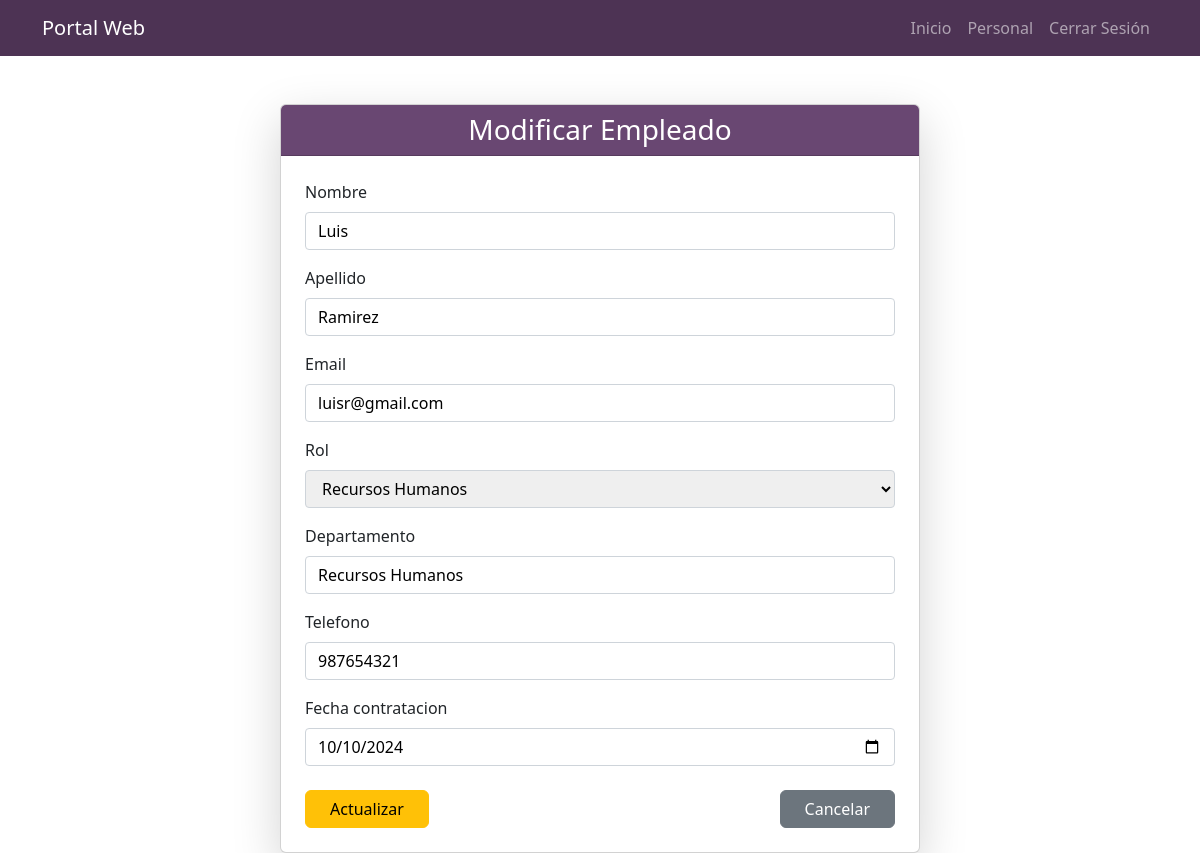
The app's page /modificar_empleado/1/ (signed in), older data.
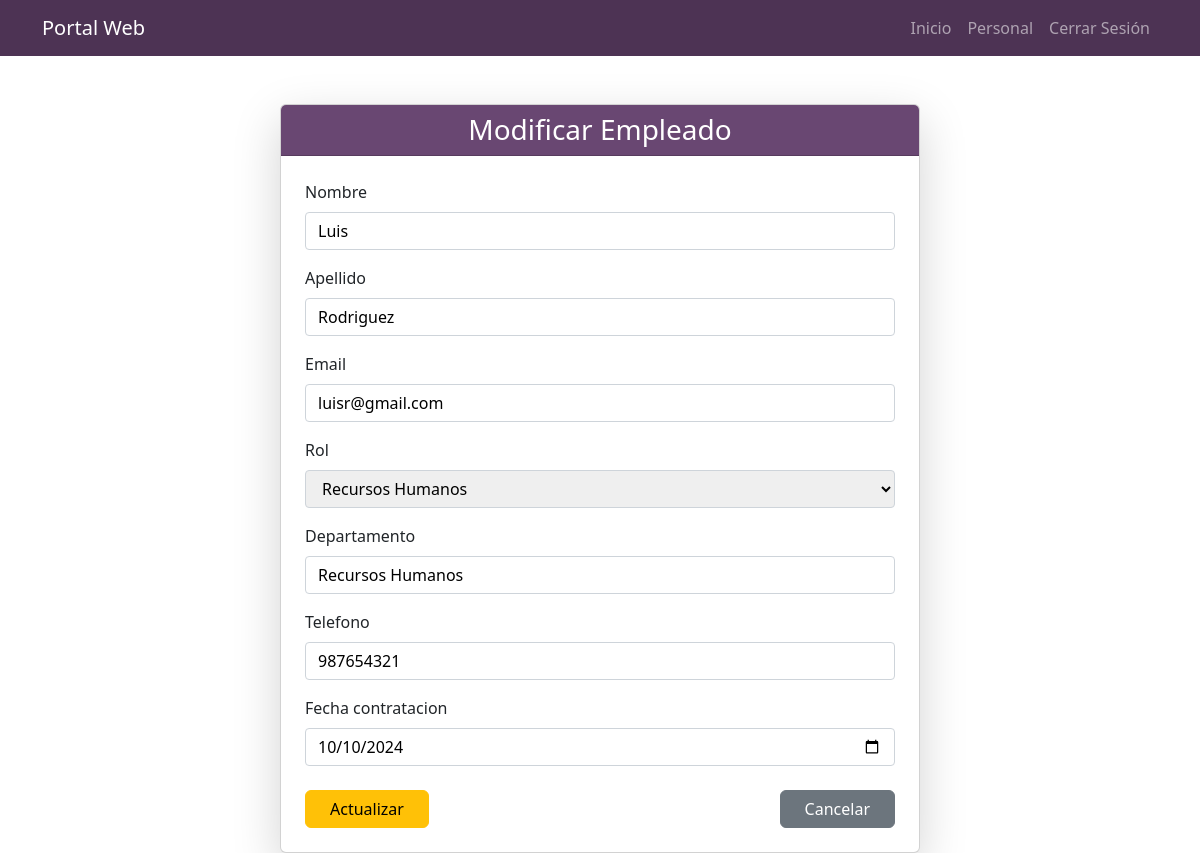
The same page, newer data.
### app/models.py (models this page shows, shortened)
class Empleado(models.Model):
    ROLES = (
        ('Gerente', 'Gerente'),
        ('Desarrollador', 'Desarrollador'),
        ('Recursos Humanos', 'Recursos Humanos'),
        ('Vendedor', 'Vendedor'),
    )
    nombre = models.CharField(max_length=50)
    apellido = models.CharField(max_length=50)
    email = models.EmailField(unique=True)
    rol = models.CharField(max_length=50, choices=ROLES)
    departamento = models.CharField(max_length=50)
    fecha_contratacion = models.DateField()
    telefono = models.CharField(max_length=15)
    usuario = models.ForeignKey(User, on_delete=models.CASCADE)

### app/views.py (the view)
# urls.py: path('modificar_empleado/<int:empleado_id>/', views.modificar_empleado, name='modificar_empleado'),
@login_required
def modificar_empleado(request, empleado_id):
    empleado = get_object_or_404(Empleado, id=empleado_id, usuario=request.user)
    if request.method == 'POST':
        form = EmpleadoForm(request.POST, instance=empleado)
        if form.is_valid():
            form.save()
            return redirect('personal')
    else:
        form = EmpleadoForm(instance=empleado)
    return render(request, 'personal/modificar_empleado.html', {'form': form, 'empleado': empleado})

### app/forms.py
class EmpleadoForm(forms.ModelForm):
    class Meta:
        model = Empleado
        fields = ['nombre', 'apellido', 'email', 'rol', 'departamento', 'telefono', 'fecha_contratacion']
        widgets = {
            'fecha_contratacion': forms.DateInput(attrs={'type': 'date'}),
        }

### app/templates/personal/modificar_empleado.html (shortened to what this page needs)
{% extends "base.html" %}
{% block content %}
<div class="container mt-5 d-flex justify-content-center">
    <div class="card shadow-lg" style="width: 40rem;">
        <div class="card-header text-center">
            <h3 class="mb-0">Modificar Empleado</h3>
        </div>
        <div class="card-body p-4">
            <form method="POST">
                {% for field in form %}
                <div class="mb-3">
                    <label for="{{ field.id_for_label }}"
                            class="form-label"
                            style="display: block; margin-bottom: 0.5rem;">
                        {{ field.label }}
                    </label>
                    {{ field }}
                </div>
                {% endfor %}
                <div class="d-flex justify-content-between mt-4">
                    <button type="submit" class="btn btn-warning px-4">Actualizar</button>
                    <a href="{% url 'personal' %}" class="btn btn-secondary px-4">Cancelar</a>
                </div>
            </form>
        </div>
    </div>
</div>
{% endblock %}

Row changes from the older to the newer data that the page shows:
changed Empleado "Luis": apellido "Ramirez" → "Rodriguez"
